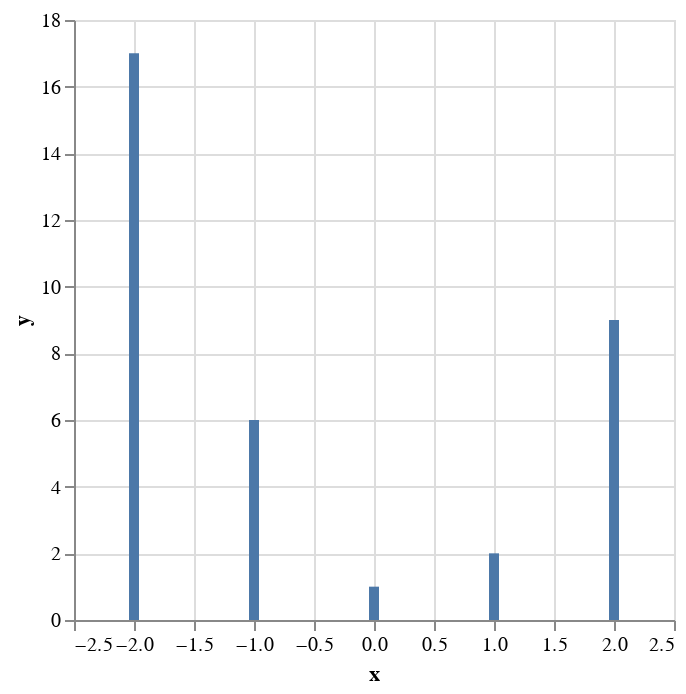

Source (notebook cell):
### Code cell
x = [-2, -1, 0, 1, 2]

dataintegral, dataarea = calcintegral(polinomial, x)
dataintegral

grafico_pontos = alt.Chart(dataintegral).mark_bar().encode(
    x='x',
    y='y',
    tooltip = 'legenda'
)

grafico_pontos


#print(integrais)

### Figure 1 — Vega-Lite specification as saved in the notebook (floating-point values rounded to 4 significant figures)
{"config": {"view": {"continuousWidth": 300, "continuousHeight": 300}}, "data": {"name": "data-c332d37eaecf5cab98a4387a161b43f0"}, "mark": {"type": "bar"}, "encoding": {"tooltip": {"field": "legenda", "type": "nominal"}, "x": {"field": "x", "type": "quantitative"}, "y": {"field": "y", "type": "quantitative"}}, "$schema": "https://vega.github.io/schema/vega-lite/v5.8.0.json", "datasets": {"data-c332d37eaecf5cab98a4387a161b43f0": [{"x": -2, "integrais": -0.01701, "legenda": ["[-2.0, -2.001]: -0.017007001499998127"], "y": 17}, {"x": -1, "integrais": -0.006004, "legenda": ["[-1.0, -1.001]: -0.006004001499999338"], "y": 6}, {"x": 0, "integrais": -0.001001, "legenda": ["[0.0, -0.001]: -0.0010010015"], "y": 1}, {"x": 1, "integrais": -0.001998, "legenda": ["[1.0, 0.999]: -0.0019980015000000016"], "y": 2}, {"x": 2, "integrais": -0.008995, "legenda": ["[2.0, 1.999]: -0.00899500149999901"], "y": 9}]}}
